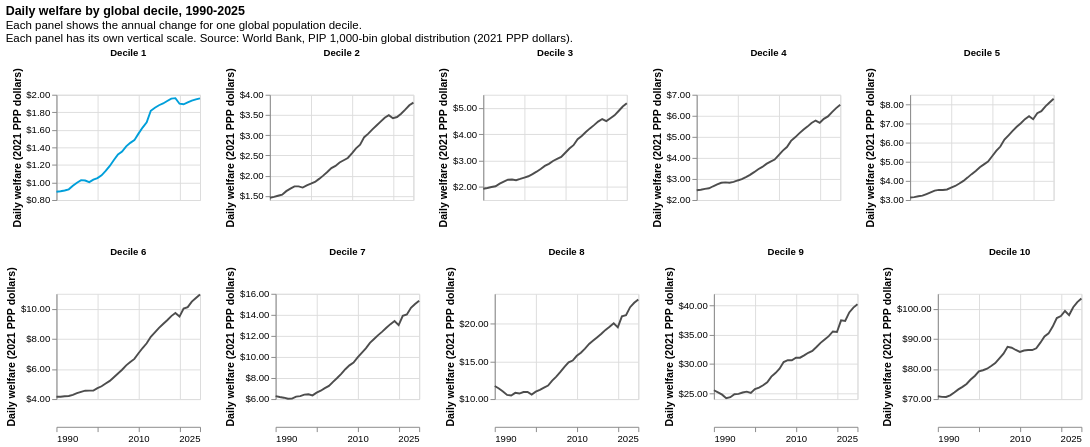

The code cell stored with this chart in its notebook:
### Markdown cell above
## Visualization 2. Daily welfare by decile

The first visualization shows a relative share. We now look at the absolute level: mean welfare per person per day, expressed in 2021 PPP dollars.

As in the previous chart, each decile has its own panel and shows annual changes between 1990 and 2025. Decile 1 is shown in blue; the other deciles are shown in gray. Each panel has its own vertical scale so the evolution of each group is easy to see.

### Code cell
plot_level_df = deciles.copy()
plot_level_df['decile_label'] = 'Decile ' + plot_level_df['decile'].astype(str)
plot_level_df['is_d1'] = plot_level_df['decile'] == 1

level_order = [f'Decile {i}' for i in range(1, 11)]

level_base = alt.Chart(plot_level_df).encode(
    x=alt.X('year:Q', title=None, axis=alt.Axis(format='d', values=YEAR_TICKS)),
    y=alt.Y(
        'mean_welf:Q',
        title='Daily welfare (2021 PPP dollars)',
        scale=alt.Scale(zero=False),
        # Two decimals keep the low D1 ticks ($1.50, $2.00) distinct.
        axis=alt.Axis(format='$,.2f', tickCount=4),
    ),
    color=alt.condition('datum.is_d1', alt.value('#009FDA'), alt.value('#4d4d4d')),
)

level_chart = (
    level_base.mark_line(strokeWidth=2)
    .properties(width=150, height=110)
    .facet(
        facet=alt.Facet(
            'decile_label:N',
            sort=level_order,
            title=None,
            header=alt.Header(labelFontWeight='bold'),
        ),
        columns=5,
    )
    .resolve_scale(y='independent')
    .properties(
        title=alt.TitleParams(
            f'Daily welfare by global decile, {START_YEAR}-{END_YEAR}',
            subtitle=[
                'Each panel shows the annual change for one global population decile.',
                'Each panel has its own vertical scale. ' + SOURCE,
            ],
        )
    )
)

level_chart.save(str(DRAFT_DIR / '02_daily_welfare_by_decile.png'), scale_factor=2)
level_chart

### Figure 1 — Vega-Lite specification as saved in the notebook (floating-point values rounded to 4 significant figures; data arrays with more than 128 entries replaced by an {"elided": "..."} marker saying what was removed)
{"config": {"view": {"continuousWidth": 300, "continuousHeight": 300}}, "data": {"name": "data-9fdacc272a47f7cd2c7dd83f4cd34a29"}, "facet": {"field": "decile_label", "header": {"labelFontWeight": "bold"}, "sort": ["Decile 1", "Decile 2", "Decile 3", "Decile 4", "Decile 5", "Decile 6", "Decile 7", "Decile 8", "Decile 9", "Decile 10"], "title": null, "type": "nominal"}, "spec": {"mark": {"type": "line", "strokeWidth": 2}, "encoding": {"color": {"condition": {"test": "datum.is_d1", "value": "#009FDA"}, "value": "#4d4d4d"}, "x": {"axis": {"format": "d", "values": [1990, 2000, 2010, 2020, 2025]}, "field": "year", "title": null, "type": "quantitative"}, "y": {"axis": {"format": "$,.2f", "tickCount": 4}, "field": "mean_welf", "scale": {"zero": false}, "title": "Daily welfare (2021 PPP dollars)", "type": "quantitative"}}, "height": 110, "width": 150}, "columns": 5, "resolve": {"scale": {"y": "independent"}}, "title": {"text": "Daily welfare by global decile, 1990-2025", "subtitle": ["Each panel shows the annual change for one global population decile.", "Each panel has its own vertical scale. Source: World Bank, PIP 1,000-bin global distribution (2021 PPP dollars)."]}, "$schema": "https://vega.github.io/schema/vega-lite/v6.4.1.json", "datasets": {"data-9fdacc272a47f7cd2c7dd83f4cd34a29": {"elided": "360 records"}}}
